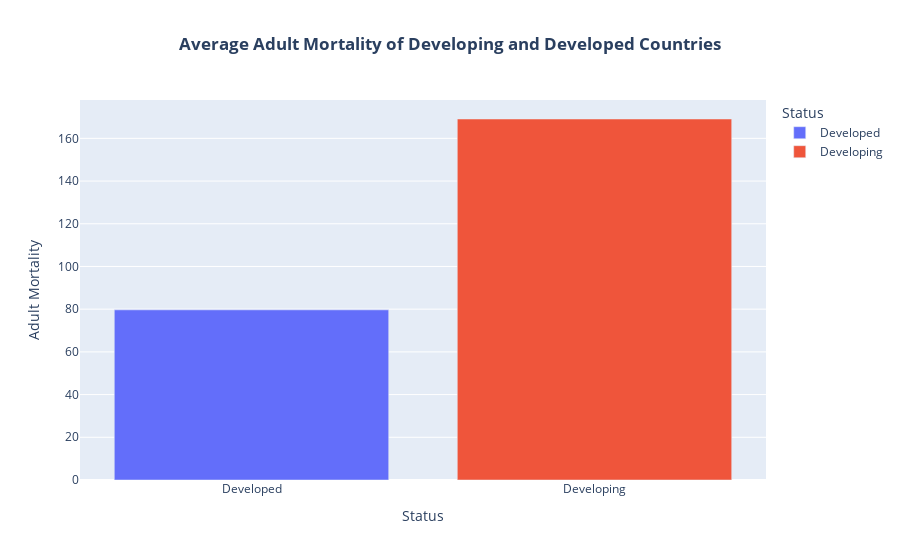

Here is the notebook cell this chart was saved with:
### Markdown cell above
We can say the range is from like 70 to 90 in Developed Countries

### Code cell
#using plotly to visualize Average Adult Mortality of Developing and Developed Countries
fig = px.bar(df.groupby('Status', as_index=False).agg({'Adult Mortality':'mean'}), 
             x='Status', 
             y='Adult Mortality', 
             color='Status',
             title='Average Adult Mortality of Developing and Developed Countries')

# Update layout to center the title
fig.update_layout(title_text='<b>Average Adult Mortality of Developing and Developed Countries</b>', title_x=0.5)

# Show the plot
fig.show()

### Figure 1 — Plotly figure (JSON) as saved in the notebook; plotly's stock layout.template omitted (floating-point values rounded to 4 significant figures)
{"data": [{"alignmentgroup": "True", "hovertemplate": "Status=%{x}<br>Adult Mortality=%{y}<extra></extra>", "legendgroup": "Developed", "marker": {"color": "#636efa", "pattern": {"shape": ""}}, "name": "Developed", "offsetgroup": "Developed", "orientation": "v", "showlegend": true, "textposition": "auto", "type": "bar", "x": ["Developed"], "xaxis": "x", "y": [79.69], "yaxis": "y"}, {"alignmentgroup": "True", "hovertemplate": "Status=%{x}<br>Adult Mortality=%{y}<extra></extra>", "legendgroup": "Developing", "marker": {"color": "#EF553B", "pattern": {"shape": ""}}, "name": "Developing", "offsetgroup": "Developing", "orientation": "v", "showlegend": true, "textposition": "auto", "type": "bar", "x": ["Developing"], "xaxis": "x", "y": [169.1], "yaxis": "y"}], "layout": {"barmode": "relative", "legend": {"title": {"text": "Status"}, "tracegroupgap": 0}, "title": {"text": "<b>Average Adult Mortality of Developing and Developed Countries</b>", "x": 0.5}, "xaxis": {"anchor": "y", "categoryarray": ["Developed", "Developing"], "categoryorder": "array", "domain": [0, 1], "title": {"text": "Status"}}, "yaxis": {"anchor": "x", "domain": [0, 1], "title": {"text": "Adult Mortality"}}}}
